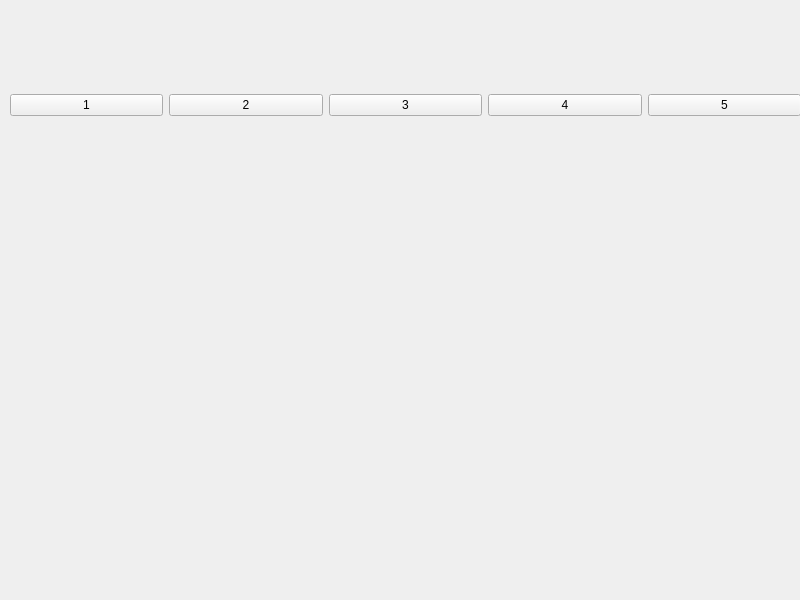
<?xml version="1.0" encoding="UTF-8"?>
<ui version="4.0">
 <class>Widget</class>
 <widget class="QWidget" name="Widget">
  <property name="geometry">
   <rect>
    <x>0</x>
    <y>0</y>
    <width>800</width>
    <height>600</height>
   </rect>
  </property>
  <property name="windowTitle">
   <string>Widget</string>
  </property>
  <widget class="QWidget" name="horizontalLayoutWidget">
   <property name="geometry">
    <rect>
     <x>10</x>
     <y>10</y>
     <width>791</width>
     <height>191</height>
    </rect>
   </property>
   <layout class="QHBoxLayout" name="horizontalLayout">
    <item>
     <widget class="QPushButton" name="pushButton_6">
      <property name="text">
       <string>1</string>
      </property>
     </widget>
    </item>
    <item>
     <widget class="QPushButton" name="pushButton_5">
      <property name="text">
       <string>2</string>
      </property>
     </widget>
    </item>
    <item>
     <widget class="QPushButton" name="pushButton_4">
      <property name="text">
       <string>3</string>
      </property>
     </widget>
    </item>
    <item>
     <widget class="QPushButton" name="pushButton_3">
      <property name="text">
       <string>4</string>
      </property>
     </widget>
    </item>
    <item>
     <widget class="QPushButton" name="pushButton_2">
      <property name="text">
       <string>5</string>
      </property>
     </widget>
    </item>
   </layout>
  </widget>
 </widget>
 <resources/>
 <connections/>
</ui>
